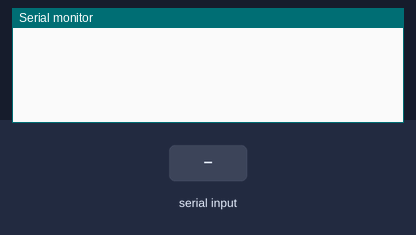
The sketch below on a simulated Arduino Uno, built with avr-gcc and run on an emulated ATmega328P. Shown: the last lines printed to the serial monitor. Inputs (shaded band) come from the test bench.

Above: at 1.2 s.
1.3 s: "kp 1\n" received over Serial
At 1.7 s:
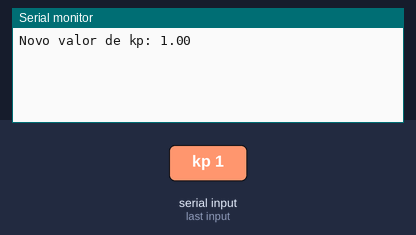
2.8 s: "ki 1\n" received over Serial
At 4.0 s:
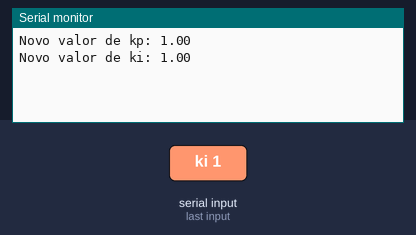
4.3 s: "kd 1\n" received over Serial
At 5.2 s:
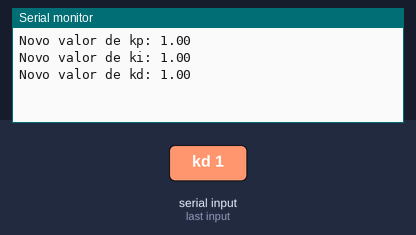
5.8 s: "90 45 200\n" received over Serial
At 6.4 s:
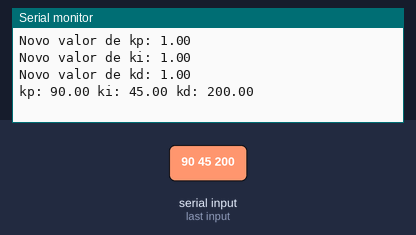

The sketch:

ajustPID2.ino
```cpp
double kp = 0.0;
double ki = 0.0;
double kd = 0.0;

void setup() {
  Serial.begin(115200);
}

void loop() {
  ajustarPID();
}


void ajustarPID() {

  if (Serial.available() > 0) {
    String input = Serial.readStringUntil('\n');

    // Verifica se a entrada começa com "kp"
    if (input.startsWith("kp")) {
      String valueStr = input.substring(2);  // Pega os caracteres depois de "kp"
      kp = valueStr.toFloat();               // Converte para float
      Serial.print("Novo valor de kp: ");
      Serial.println(kp);
    }
    // Verifica se a entrada começa com "ki"
    else if (input.startsWith("ki")) {
      String valueStr = input.substring(2);  // Pega os caracteres depois de "ki"
      ki = valueStr.toFloat();               // Converte para float
      Serial.print("Novo valor de ki: ");
      Serial.println(ki);
    }
    // Verifica se a entrada começa com "kd"
    else if (input.startsWith("kd")) {
      String valueStr = input.substring(2);  // Pega os caracteres depois de "kd"
      kd = valueStr.toFloat();               // Converte para float
      Serial.print("Novo valor de kd: ");
      Serial.println(kd);
    }
    // Processa valores de kp, ki e kd separados por espaços
    else {
      char charArray[input.length() + 1];
      input.toCharArray(charArray, input.length() + 1);

      char *token = strtok(charArray, " ");

      // Obtendo kp
      if (token != NULL) {
        kp = atof(token);

        token = strtok(NULL, " ");
      }

      // Obtendo ki
      if (token != NULL) {
        ki = atof(token);

        token = strtok(NULL, " ");
      }

      // Obtendo kd
      if (token != NULL) {
        kd = atof(token);
      }
      Serial.print("kp: ");
      Serial.print(kp);
      Serial.print(" ki: ");
      Serial.print(ki);
      Serial.print(" kd: ");
      Serial.println(kd);
    }
  }
}
```

Measured:
- after the input at 1.3 s, the serial monitor: prints a new line at once (image 1)
- after the input at 2.8 s, the serial monitor: prints a new line at once (image 2)
- after the input at 4.3 s, the serial monitor: prints a new line at once (image 3)
- after the input at 5.8 s, the serial monitor: prints a new line at once (image 4)
